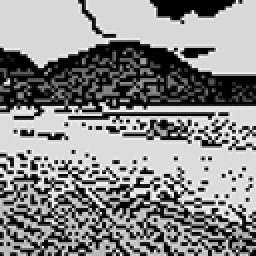
#> input picture Assignment 2/2020BTEIT00027/Img/Nature.png, 128 x 128 px (shown 2 times larger)
$ python Image_Quantization.py
#> lines starting #> are read from the running program, lines starting #| are printed output that depends on the picture
"""
Name : Aditi Jitendra Sawant
PRN : 2020BTEIT00027
Program : Vector Quantization for Image Compression

"""

import numpy as np
import scipy as sp
import matplotlib.pyplot as plt

from sklearn import cluster

from PIL import Image

pic = Image.open("Img/Nature.png")
#> pic is the input picture: PIL image 128x128 P; mean R, G, B, A 137.6, 137.6, 137.6, 255
pic = np.array(pic)
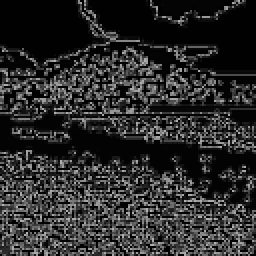
#> pic: shape (128, 128) (shown 2 times larger); min 1, max 177, mean 43.2


n_clusters = 5
np.random.seed(0)

X = pic.reshape((-1, 1))
#> X = 16384 values, max 177 at index 3867, min 1 at index 0, mean 43.19
k_means_cluster = cluster.KMeans(n_clusters=n_clusters, n_init=4)
k_means_cluster.fit(X)
values = k_means_cluster.cluster_centers_.squeeze()
labels = k_means_cluster.labels_

pic_compressed = np.choose(labels, values)
pic_compressed.shape = pic.shape

vmin = pic.min()
#> vmin = 1
vmax = pic.max()
#> vmax = 177

plt.figure(1, figsize=(3, 2.2))
plt.imshow(pic.astype('uint8'), cmap=plt.cm.gray, vmin=vmin, vmax=256, )

plt.figure(2, figsize=(3, 2.2))
plt.imshow(pic_compressed.astype('uint8'),
           cmap=plt.cm.gray, vmin=vmin, vmax=vmax, )
Image.fromarray((pic_compressed).astype("uint8")).save("output.png")


plt.show()
